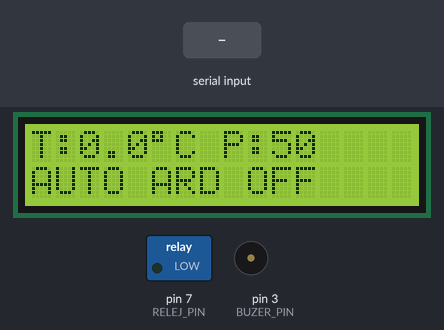
Bench run of a sketch on a simulated Arduino Uno, built with avr-gcc and run on an emulated ATmega328P. On the bench: 16×2 character LCD, switched loads named in the sketch (green lamp = pin HIGH), buzzer (waves = sounding, pin HIGH). The inputs (shaded band) are chosen by the test bench. What the sketch prints to the serial monitor is not drawn.

Above: at 1.2 s.
1.3 s: "ON\n" received over Serial
At 2.9 s:
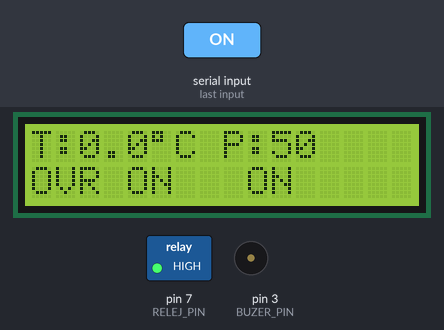
3.3 s: "OFF\n" received over Serial
At 4.4 s:
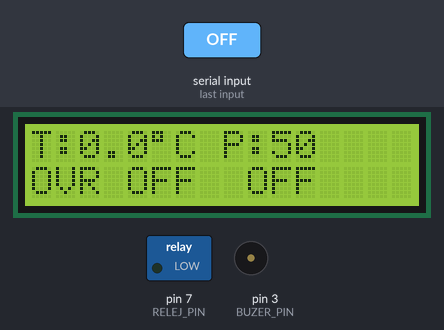
5.2 s: "P\n" received over Serial
At 5.7 s:
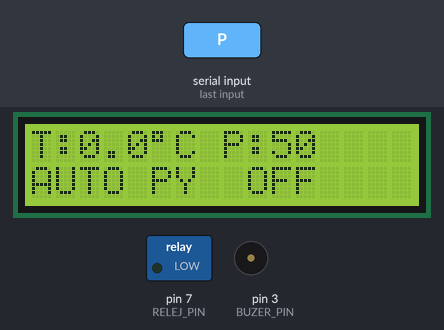
6.7 s: "FAN_ON\n" received over Serial
At 8.4 s:
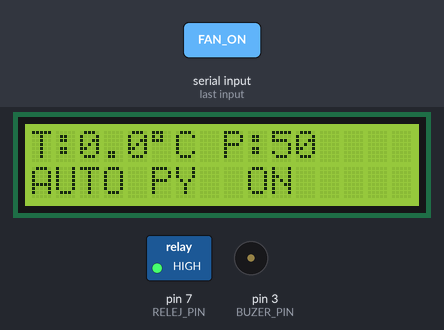
8.7 s: "A\n" received over Serial
At 9.06 s:
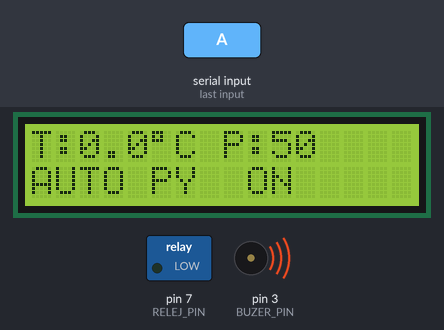
Timing chart, 0 to 11.6 s (numbered marks = the images above; inputs shaded):
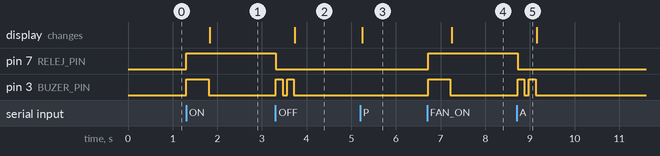

The sketch:

Arduino_Uno.ino
```cpp
#include <Arduino.h>
#include <Wire.h>
#include <LiquidCrystal_I2C.h>

#define IR_RECEIVE_PIN 11
#include <IRremote.hpp>

#define RELEJ_PIN 7
#define BUZER_PIN 3

LiquidCrystal_I2C lcd(0x27, 16, 2);

// -------------------------------
// PODACI
// -------------------------------

float trenutnaTemperatura = 0.0;
int podeseniPrag = 50;

int prethodnoStanjeReleja = LOW;
int pythonVentilator = LOW;

// 0 = AUTO_ARDUINO
// 1 = OVERRIDE_ON
// 2 = OVERRIDE_OFF
// 3 = AUTO_PYTHON

int rezimRada = 0;

unsigned long zadnjeSlanje = 0;

// -------------------------------
// BUZZER FUNKCIJE
// -------------------------------

void beepON()
{
    digitalWrite(BUZER_PIN, HIGH);
    delay(500);
    digitalWrite(BUZER_PIN, LOW);
}

void beepOFF()
{
    digitalWrite(BUZER_PIN, HIGH);
    delay(150);
    digitalWrite(BUZER_PIN, LOW);

    delay(100);

    digitalWrite(BUZER_PIN, HIGH);
    delay(150);
    digitalWrite(BUZER_PIN, LOW);
}

// -------------------------------
// SETUP
// -------------------------------

void setup()
{
    Serial.begin(115200);

    IrReceiver.begin(IR_RECEIVE_PIN, ENABLE_LED_FEEDBACK);

    lcd.init();
    lcd.backlight();

    pinMode(RELEJ_PIN, OUTPUT);
    pinMode(BUZER_PIN, OUTPUT);

    digitalWrite(RELEJ_PIN, LOW);
    digitalWrite(BUZER_PIN, LOW);

    lcd.clear();
    lcd.setCursor(0, 0);
    lcd.print("IR Receiver");
    lcd.setCursor(0, 1);
    lcd.print("Starting...");
}

// -------------------------------
// LOOP
// -------------------------------

void loop()
{
    // =====================================
    // 1. KOMANDE IZ PYTHONA
    // =====================================

    if (Serial.available())
    {
        String komanda = Serial.readStringUntil('\n');
        komanda.trim();

        if (komanda == "A")
        {
            rezimRada = 0;
        }

        else if (komanda == "ON")
        {
            rezimRada = 1;
        }

        else if (komanda == "OFF")
        {
            rezimRada = 2;
        }

        else if (komanda == "P")
        {
            rezimRada = 3;
        }

        else if (komanda == "FAN_ON")
        {
            pythonVentilator = HIGH;
        }

        else if (komanda == "FAN_OFF")
        {
            pythonVentilator = LOW;
        }
    }

    // =====================================
    // 2. IR PRIJEM
    // =====================================

    if (IrReceiver.decode())
    {
        uint32_t rawPodatak =
            IrReceiver.decodedIRData.decodedRawData;

        uint32_t marker =
            rawPodatak & 0xF0000000;

        uint32_t vrijednost =
            rawPodatak & 0x0FFFFFFF;

        if (marker == 0x10000000)
        {
            trenutnaTemperatura =
                vrijednost / 100.0;
        }

        else if (marker == 0x20000000)
        {
            podeseniPrag =
                vrijednost;
        }

        IrReceiver.resume();
    }

    // =====================================
    // 3. ODREĐIVANJE STANJA FAN-a
    // =====================================

    int zeljenoStanjeReleja = LOW;

    if (rezimRada == 0)
    {
        // AUTO ARDUINO

        if (trenutnaTemperatura >= podeseniPrag)
        {
            zeljenoStanjeReleja = HIGH;
        }
        else
        {
            zeljenoStanjeReleja = LOW;
        }
    }

    else if (rezimRada == 1)
    {
        // OVERRIDE ON

        zeljenoStanjeReleja = HIGH;
    }

    else if (rezimRada == 2)
    {
        // OVERRIDE OFF

        zeljenoStanjeReleja = LOW;
    }

    else if (rezimRada == 3)
    {
        // AUTO PYTHON

        zeljenoStanjeReleja =
            pythonVentilator;
    }

    // =====================================
    // 4. RELEJ
    // =====================================

    digitalWrite(
        RELEJ_PIN,
        zeljenoStanjeReleja
    );

    // =====================================
    // 5. BUZZER
    // =====================================

    if (zeljenoStanjeReleja != prethodnoStanjeReleja)
    {
        if (zeljenoStanjeReleja == HIGH)
        {
            beepON();
        }
        else
        {
            beepOFF();
        }

        prethodnoStanjeReleja =
            zeljenoStanjeReleja;
    }

    // =====================================
    // 6. LCD
    // =====================================

    lcd.setCursor(0, 0);
    lcd.print("T:");
    lcd.print(trenutnaTemperatura, 1);
    lcd.print((char)223);
    lcd.print("C ");

    lcd.print("P:");
    lcd.print(podeseniPrag);
    lcd.print("  ");

    lcd.setCursor(0, 1);

    if (rezimRada == 0)
    {
        lcd.print("AUTO ARD ");
    }
    else if (rezimRada == 1)
    {
        lcd.print("OVR ON   ");
    }
    else if (rezimRada == 2)
    {
        lcd.print("OVR OFF  ");
    }
    else if (rezimRada == 3)
    {
        lcd.print("AUTO PY  ");
    }

    if (zeljenoStanjeReleja == HIGH)
    {
        lcd.print("ON ");
    }
    else
    {
        lcd.print("OFF");
    }

    // =====================================
    // 7. SERIAL ZA PYTHON
    // =====================================

    if (millis() - zadnjeSlanje > 500)
    {
        Serial.print(trenutnaTemperatura);
        Serial.print(",");

        Serial.print(podeseniPrag);
        Serial.print(",");

        Serial.print(zeljenoStanjeReleja);
        Serial.print(",");

        Serial.println(rezimRada);

        zadnjeSlanje = millis();
    }
}
```

Measured:
- after the input at 1.3 s, pin 7 (RELEJ_PIN): LOW → HIGH at once; pin 3 (BUZER_PIN): LOW → HIGH at once, → LOW 0.50 s later; the display: changes after 0.54 s (image 1)
- after the input at 3.3 s, pin 7 (RELEJ_PIN): HIGH → LOW at once; pin 3 (BUZER_PIN): alternates HIGH for 0.15 s and LOW for 0.10 s, 4 changes in all, then stays LOW, starting at once; the display: changes after 0.44 s (image 2)
- after the input at 5.2 s, the display: changes at once (image 3)
- after the input at 6.7 s, pin 7 (RELEJ_PIN): LOW → HIGH at once; pin 3 (BUZER_PIN): LOW → HIGH at once, → LOW 0.50 s later; the display: changes after 0.55 s (image 4)
- after the input at 8.7 s, pin 7 (RELEJ_PIN): HIGH → LOW at once; pin 3 (BUZER_PIN): alternates HIGH for 0.15 s and LOW for 0.10 s, 4 changes in all, then stays LOW, starting at once
